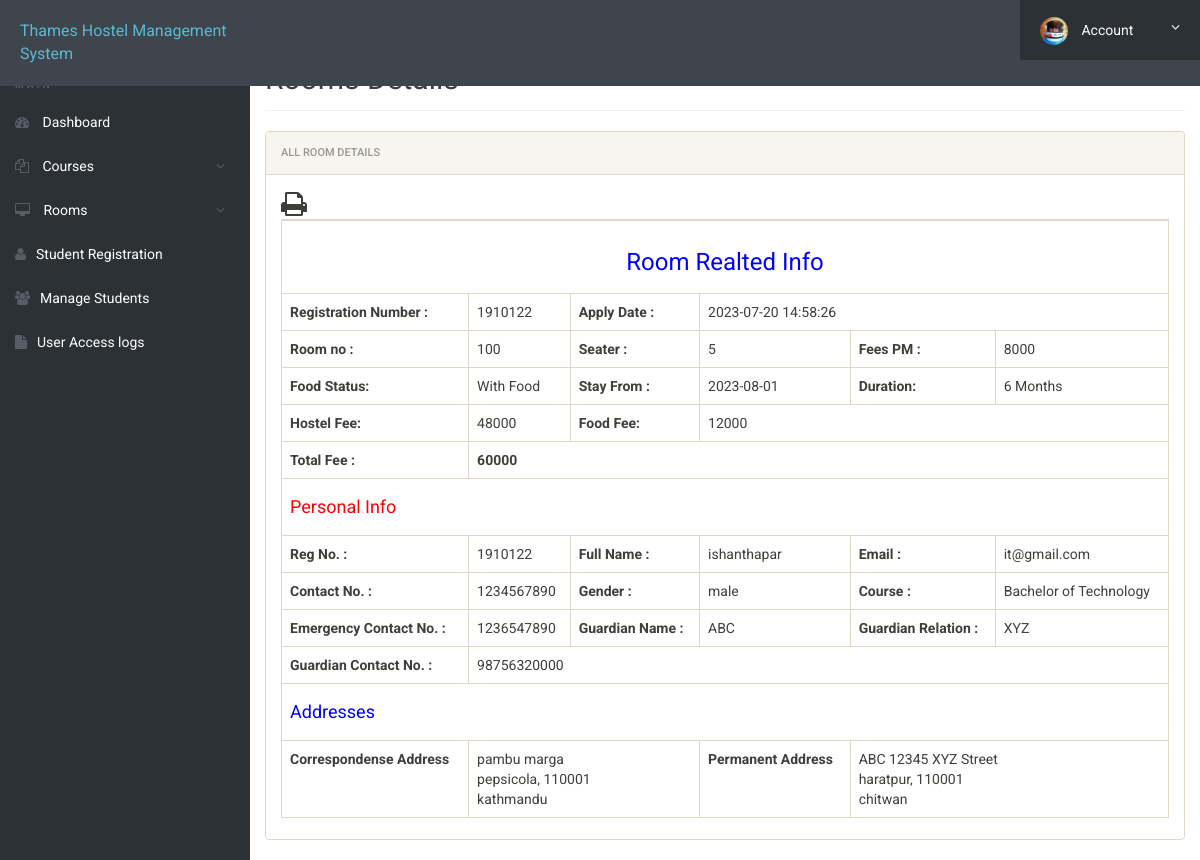
The page /admin/student-details.php?regno=1910122 (signed in) on the database its author committed.
### tables this page shows
CREATE TABLE `registration` (
  `id` int(11) NOT NULL,
  `roomno` int(11) DEFAULT NULL,
  `seater` int(11) DEFAULT NULL,
  `feespm` int(11) DEFAULT NULL,
  `foodstatus` int(11) DEFAULT NULL,
  `stayfrom` date DEFAULT NULL,
  `duration` int(11) DEFAULT NULL,
  `course` varchar(500) DEFAULT NULL,
  `regno` int(11) DEFAULT NULL,
  `firstName` varchar(500) DEFAULT NULL,
  `middleName` varchar(500) DEFAULT NULL,
  `lastName` varchar(500) DEFAULT NULL,
  `gender` varchar(250) DEFAULT NULL,
  `contactno` bigint(11) DEFAULT NULL,
  `emailid` varchar(500) DEFAULT NULL,
  `egycontactno` bigint(11) DEFAULT NULL,
  `guardianName` varchar(500) DEFAULT NULL,
  `guardianRelation` varchar(500) DEFAULT NULL,
  `guardianContactno` bigint(11) DEFAULT NULL,
  `corresAddress` varchar(500) DEFAULT NULL,
  `corresCIty` varchar(500) DEFAULT NULL,
  `corresState` varchar(500) DEFAULT NULL,
  `corresPincode` int(11) DEFAULT NULL,
  `pmntAddress` varchar(500) DEFAULT NULL,
  `pmntCity` varchar(500) DEFAULT NULL,
  `pmnatetState` varchar(500) DEFAULT NULL,
  `pmntPincode` int(11) DEFAULT NULL,
  `postingDate` timestamp NULL DEFAULT current_timestamp(),
  `updationDate` varchar(500) DEFAULT NULL
);

### admin/student-details.php (the view, shortened to what this page needs)
<?php
include('includes/config.php');
?>
<!doctype html>
<html lang="en" class="no-js">
<head>
	<link rel="stylesheet" href="css/font-awesome.min.css">
	<link rel="stylesheet" href="css/bootstrap.min.css">
	<link rel="stylesheet" href="css/dataTables.bootstrap.min.css">
	<link rel="stylesheet" href="css/bootstrap-social.css">
	<link rel="stylesheet" href="css/bootstrap-select.css">
	<link rel="stylesheet" href="css/fileinput.min.css">
	<link rel="stylesheet" href="css/awesome-bootstrap-checkbox.css">
	<link rel="stylesheet" href="css/style.css">
	<link rel="stylesheet" href="css/font-awesome.min.css">
</head>
<body>
	<?php include('includes/header.php');?>
	<div class="ts-main-content">
			<?php include('includes/sidebar.php');?>
		<div class="content-wrapper">
			<div class="container-fluid">
				<div class="row" id="print">
					<div class="col-md-12">
						<h2 class="page-title" style="margin-top:4%">Rooms Details</h2>
						<div class="panel panel-default">
							<div class="panel-heading">All Room Details</div>
							<div class="panel-body">
			<table id="zctb" class="table table-bordered " cellspacing="0" width="100%" border="1">
						 <span style="float:left" ><i class="fa fa-print fa-2x" aria-hidden="true" OnClick="CallPrint(this.value)" style="cursor:pointer" title="Print the Report"></i></span>
									<tbody>
<?php
$aid=intval($_GET['regno']);
	$ret="select * from registration where (regno	=?)";
$stmt= $mysqli->prepare($ret) ;
$stmt->bind_param('s',$aid);
$stmt->execute() ;
$res=$stmt->get_result();
while($row=$res->fetch_object())
	  {
	  	?>
<tr>
<td colspan="6" style="text-align:center; color:blue"><h3>Room Realted Info</h3></td>
</tr>
<tr>
	<th>Registration Number :</th>
<td><?php echo $row->regno;?></td>
<th>Apply Date :</th>
<td colspan="3"><?php echo $row->postingDate;?></td>
</tr>
<tr>
<td><b>Room no :</b></td>
<td><?php echo $row->roomno;?></td>
<td><b>Seater :</b></td>
<td><?php echo $row->seater;?></td>
<td><b>Fees PM :</b></td>
<td><?php echo $fpm=$row->feespm;?></td>
</tr>
<tr>
<td><b>Food Status:</b></td>
<td>
<?php if($row->foodstatus==0)
{
echo "Without Food";
}
else
{
echo "With Food";
}
;?></td>
<td><b>Stay From :</b></td>
<td><?php echo $row->stayfrom;?></td>
<td><b>Duration:</b></td>
<td><?php echo $dr=$row->duration;?> Months</td>
</tr>
<tr><th>Hostel Fee:</th>
<td><?php echo $hf=$dr*$fpm?></td>
<th>Food Fee:</th>
<td colspan="3"><?php
if($row->foodstatus==1)
{
echo $ff=(2000*$dr);
} else {
echo $ff=0;
echo "<span style='padding-left:2%; color:red;'>(You booked hostel without food).<span>";
}?></td>
</tr>
<tr>
<th>Total Fee :</th>
<th colspan="5"><?php echo $hf+$ff;?></th>
</tr>
<tr>
<td colspan="6" style="color:red"><h4>Personal Info</h4></td>
</tr>
<tr>
<td><b>Reg No. :</b></td>
<td><?php echo $row->regno;?></td>
<td><b>Full Name :</b></td>
<td><?php echo $row->firstName;?><?php echo $row->middleName;?><?php echo $row->lastName;?></td>
<td><b>Email :</b></td>
<td><?php echo $row->emailid;?></td>
</tr>
<tr>
<td><b>Contact No. :</b></td>
<td><?php echo $row->contactno;?></td>
<td><b>Gender :</b></td>
<td><?php echo $row->gender;?></td>
<td><b>Course :</b></td>
<td><?php echo $row->course;?></td>
</tr>
<tr>
<td><b>Emergency Contact No. :</b></td>
<td><?php echo $row->egycontactno;?></td>
<td><b>Guardian Name :</b></td>
<td><?php echo $row->guardianName;?></td>
<td><b>Guardian Relation :</b></td>
<td><?php echo $row->guardianRelation;?></td>
</tr>
<tr>
<td><b>Guardian Contact No. :</b></td>
<td colspan="6"><?php echo $row->guardianContactno;?></td>
</tr>
<tr>
<td colspan="6" style="color:blue"><h4>Addresses</h4></td>
</tr>
<tr>
<td><b>Correspondense Address</b></td>
<td colspan="2">
<?php echo $row->corresAddress;?><br />
<?php echo $row->corresCIty;?>, <?php echo $row->corresPincode;?><br />
<?php echo $row->corresState;?>
</td>
<td><b>Permanent Address</b></td>
<td colspan="2">
<?php echo $row->pmntAddress;?><br />
<?php echo $row->pmntCity;?>, <?php echo $row->pmntPincode;?><br />
<?php echo $row->pmnatetState;?>
</td>
</tr>
<?php
} ?>
</tbody>
</table>
</div>
</div>
</div>
</div>
</div>
</div>
</div>
</body>
</html>

### admin/css/style.css (style rules this page uses)
html { font-size: 14px; }
@media only screen and (min-width: 480px) { html { font-size: 17px; } }
@media only screen and (min-width: 768px) { html { font-size: 14px; } }
body { font-size: 1em; }
.panel { overflow: hidden; }
.page-title { padding-bottom: 15px; margin-bottom: 20px; border-bottom: 1px solid #f0f0f0; }
.ts-main-content .content-wrapper { padding-top: 15px; margin-top: 10px; }
@media only screen and (min-width: 992px) { .ts-main-content .content-wrapper { margin-left: 250px; } }

### rows shown on the page
registration: regno "1910122", postingDate "2023-07-20 14:58:26", roomno "100", seater "5", feespm "8000", foodstatus "With Food", stayfrom "2023-08-01", duration "6", $hf=$dr*$fpm "48000", $ff=(2000*$dr) "12000", $hf+$ff "60000", firstName "ishan", lastName "thapar", emailid "it@gmail.com", contactno "1234567890", gender "male", course "Bachelor of Technology", egycontactno "1236547890", guardianName "ABC", guardianRelation "XYZ", guardianContactno "98756320000", corresAddress "pambu marga", corresCIty "pepsicola", corresPincode "110001", corresState "kathmandu", pmntAddress "ABC 12345 XYZ Street", pmntCity "haratpur", pmntPincode "110001", pmnatetState "chitwan"
